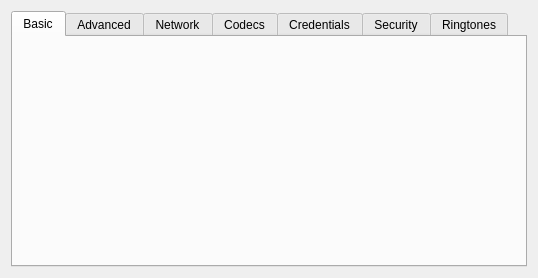
<?xml version="1.0" encoding="UTF-8"?>
<ui version="4.0">
 <class>Tabs</class>
 <widget class="QWidget" name="Tabs">
  <property name="geometry">
   <rect>
    <x>0</x>
    <y>0</y>
    <width>538</width>
    <height>278</height>
   </rect>
  </property>
  <layout class="QGridLayout">
   <item row="0" column="0">
    <widget class="QTabWidget" name="tabWidget">
     <property name="currentIndex">
      <number>0</number>
     </property>
     <widget class="QWidget" name="tab">
      <attribute name="title">
       <string>Basic</string>
      </attribute>
      <layout class="QVBoxLayout" name="verticalLayout">
       <item>
        <widget class="Pages::Basic" name="widget" native="true"/>
       </item>
      </layout>
     </widget>
     <widget class="QWidget" name="tab_2">
      <attribute name="title">
       <string>Advanced</string>
      </attribute>
      <layout class="QVBoxLayout" name="verticalLayout_2">
       <item>
        <widget class="Pages::Advanced" name="widget_2" native="true"/>
       </item>
      </layout>
     </widget>
     <widget class="QWidget" name="tab_3">
      <attribute name="title">
       <string>Network</string>
      </attribute>
      <layout class="QVBoxLayout" name="verticalLayout_3">
       <item>
        <widget class="Pages::Network" name="widget_3" native="true"/>
       </item>
      </layout>
     </widget>
     <widget class="QWidget" name="tab_4">
      <attribute name="title">
       <string>Codecs</string>
      </attribute>
      <layout class="QVBoxLayout" name="verticalLayout_4">
       <item>
        <widget class="Pages::Codecs" name="widget_4" native="true"/>
       </item>
      </layout>
     </widget>
     <widget class="QWidget" name="tab_7">
      <attribute name="title">
       <string>Credentials</string>
      </attribute>
      <layout class="QVBoxLayout" name="verticalLayout_5">
       <item>
        <widget class="Pages::Credentials" name="widget_5" native="true"/>
       </item>
      </layout>
     </widget>
     <widget class="QWidget" name="tab_5">
      <attribute name="title">
       <string>Security</string>
      </attribute>
      <widget class="QWidget" name="widget_6" native="true">
       <property name="geometry">
        <rect>
         <x>210</x>
         <y>100</y>
         <width>120</width>
         <height>80</height>
        </rect>
       </property>
      </widget>
     </widget>
     <widget class="QWidget" name="tab_6">
      <attribute name="title">
       <string>Ringtones</string>
      </attribute>
      <layout class="QVBoxLayout" name="verticalLayout_6">
       <item>
        <widget class="Pages::RingTone" name="widget_7" native="true"/>
       </item>
      </layout>
     </widget>
    </widget>
   </item>
  </layout>
 </widget>
 <customwidgets>
  <customwidget>
   <class>Pages::Basic</class>
   <extends>QWidget</extends>
   <header>accountpages/basic.h</header>
   <container>1</container>
  </customwidget>
  <customwidget>
   <class>Pages::Advanced</class>
   <extends>QWidget</extends>
   <header>accountpages/advanced.h</header>
   <container>1</container>
  </customwidget>
  <customwidget>
   <class>Pages::Network</class>
   <extends>QWidget</extends>
   <header>accountpages/network.h</header>
   <container>1</container>
  </customwidget>
  <customwidget>
   <class>Pages::Codecs</class>
   <extends>QWidget</extends>
   <header>accountpages/codecs.h</header>
   <container>1</container>
  </customwidget>
  <customwidget>
   <class>Pages::RingTone</class>
   <extends>QWidget</extends>
   <header>accountpages/ringtone.h</header>
   <container>1</container>
  </customwidget>
  <customwidget>
   <class>Pages::Credentials</class>
   <extends>QWidget</extends>
   <header>accountpages/credentials.h</header>
   <container>1</container>
  </customwidget>
 </customwidgets>
 <resources/>
 <connections/>
</ui>
